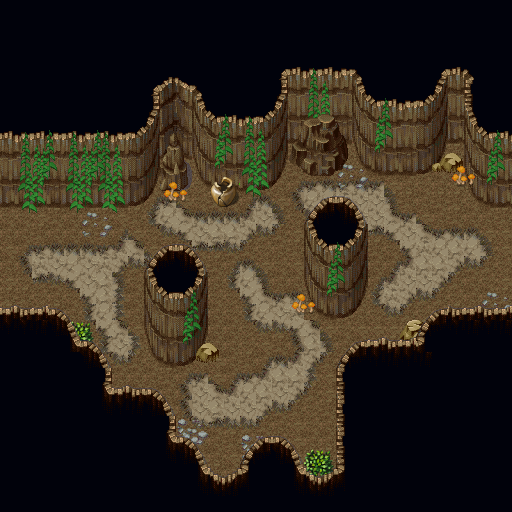

Tiled map render using the project's own tile images. Description and the map definition, with tile-layer contents summarised, below:
An orthogonal 32x32 tile map with 16x16 px tiles, 10 tile layers (Ground, Dirt, Side walls, Rock walls, ...), 7 tilesets.

<map version="1.4" tiledversion="1.4.3" orientation="orthogonal" renderorder="left-up" width="32" height="32" tilewidth="16" tileheight="16" infinite="0" nextlayerid="17" nextobjectid="1">
 <tileset firstgid="1" source="Tilesets/VS Dungeon Set 01/_Tiled_Hanzo-Dungeon01VS.tsx" />
 <tileset firstgid="1025" source="Tilesets/VS Dungeon Set 01/_Tiled_AT-A5-DungeonVX01-Ground.tsx" />
 <tileset firstgid="1033" source="Tilesets/VS Dungeon Set 01/_Tiled_AT-A2-DungeonVX01-GroundTiles.tsx" />
 <tileset firstgid="1177" source="Tilesets/VS Cliff Set 01/Tiled/Hanzo-CliffSet02VS-1.tsx" />
 <tileset firstgid="2201" source="Tilesets/VS Dungeon Set 02/Hanzo-Dungeon02VSb.tsx" />
 <tileset firstgid="3225" source="Tilesets/VS Ruins Town/Hanzo-RuinsTown01VScopy.tsx" />
 <tileset firstgid="4249" source="Tilesets/VS Cliff Set 02/Hanzo-CliffSet02VS-2.tsx" />
 <group id="3" name="Layer 1">
  <layer id="1" name="Ground" width="32" height="32">
   <data>[1024 cells, 460 non-empty, 4 distinct tile ids]</data>
  </layer>
  <layer id="13" name="Dirt" width="32" height="32">
   <data>[1024 cells, 197 non-empty, 24 distinct tile ids]</data>
  </layer>
  <layer id="8" name="Side walls" width="32" height="32">
   <data>[1024 cells, 26 non-empty, 8 distinct tile ids]</data>
  </layer>
  <layer id="9" name="Rock walls" width="32" height="32">
   <data>[1024 cells, 224 non-empty, 48 distinct tile ids]</data>
  </layer>
  <layer id="14" name="BackObstacles" width="32" height="32">
   <data>[1024 cells, 12 non-empty, 12 distinct tile ids]</data>
  </layer>
  <layer id="12" name="Obstacles" width="32" height="32">
   <data>[1024 cells, 114 non-empty, 68 distinct tile ids]</data>
  </layer>
  <layer id="15" name="FrontObstacles" width="32" height="32">
   <data>[1024 cells, 68 non-empty, 40 distinct tile ids]</data>
  </layer>
  <layer id="16" name="Rock walls in front of obstacles" width="32" height="32">
   <data>[1024 cells, 4 non-empty, 4 distinct tile ids]</data>
  </layer>
 </group>
 <group id="4" name="Layer 2">
  <layer id="11" name="Rock (void)" width="32" height="32">
   <data>[1024 cells, 393 non-empty, 2 distinct tile ids]</data>
  </layer>
  <layer id="7" name="Walls" width="32" height="32">
   <data>[1024 cells, 83 non-empty, 17 distinct tile ids]</data>
  </layer>
 </group>
</map>
